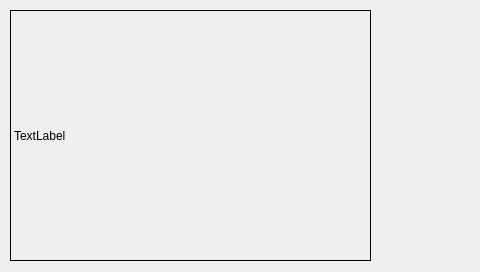
<?xml version="1.0" encoding="UTF-8"?>
<ui version="4.0">
 <class>Widget</class>
 <widget class="QWidget" name="Widget">
  <property name="geometry">
   <rect>
    <x>0</x>
    <y>0</y>
    <width>480</width>
    <height>272</height>
   </rect>
  </property>
  <property name="windowTitle">
   <string>Widget</string>
  </property>
  <widget class="QLabel" name="label">
   <property name="geometry">
    <rect>
     <x>10</x>
     <y>10</y>
     <width>361</width>
     <height>251</height>
    </rect>
   </property>
   <property name="frameShape">
    <enum>QFrame::Box</enum>
   </property>
   <property name="text">
    <string>TextLabel</string>
   </property>
  </widget>
 </widget>
 <resources/>
 <connections/>
</ui>
